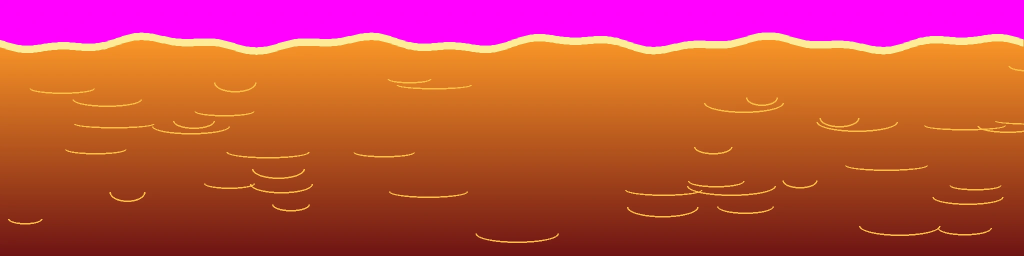
#> input picture tools/art/hfbatch/starts/start-910-lava.webp, 2048 x 512 px, given in place of w1.webp, which was not available (shown at 1/2 size)
$ python bootstart.py out.png
#> lines starting #> are read from the running program, lines starting #| are printed output that depends on the picture; after the words box and inside, x2 and y2 are one past the last pixel; in counts of white or black regions, pixels touching at a corner belong together
"""Start for 1-1's Stage Cleared clue, the soldier's bootprint (2026-11-05; stageClue.ts '1-1': "One deep bootprint in the moss, pointing
north"): pasted up from World 1's own painted art on magenta, for bootgpu.py (fungusgpu.py) to repaint by img2img.
    python3 -I tools/art/hfbatch/bootstart.py <out dir>
  bootprint.png  768x512: a low mound of moss (tiles of the W1 ground strip's moss top, src/assets/ground/w1.webp) seen from slightly
                 above, and pressed into it one heavy military boot print, toe up the picture (north): dark earth from the W1 earth
                 texture, chevron lugs on the forefoot, bars on the heel, a shadowed upper-left inner wall (light from the upper left)
                 and a lit lower-right wall, a pushed-up rim. Foreshortened (the toe end narrower) so it reads as seen from above.
  bootprint-low.png  round 2: the same laid down for the side view (build_low): the face squashed and narrowed to the far side, a band
                 of W1 earth under its front lip, so it sits on the bank instead of standing up like a disc.
"""
import sys
from pathlib import Path
import numpy as np
from PIL import Image, ImageDraw, ImageFilter, ImageChops

ROOT = Path(__file__).resolve().parents[3]
OUT = Path(sys.argv[1]); OUT.mkdir(parents=True, exist_ok=True)
MAG = (255, 0, 255)
W, H = 768, 512
G = Image.open(ROOT / 'src/assets/ground/w1.webp').convert('RGBA')
EARTH = G.crop((0, 0, 2048, 2000)).convert('RGB')        # the W1 earth texture (roots, stones)
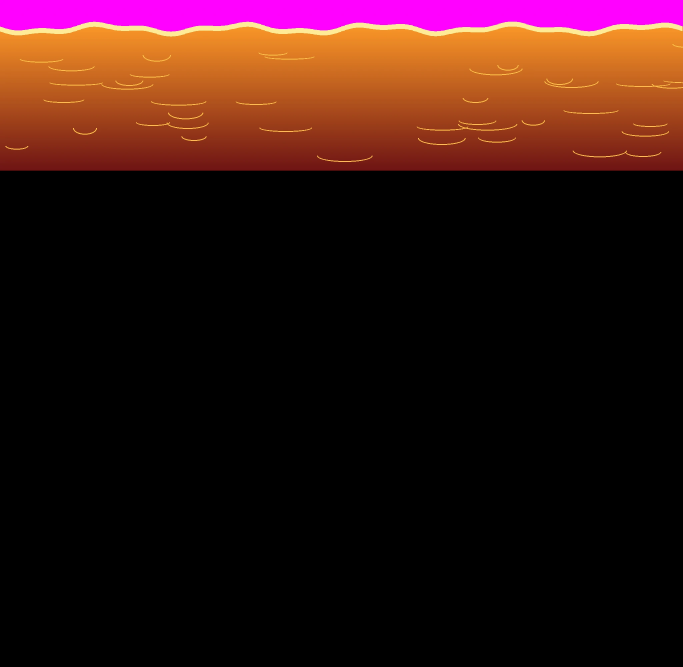
#> EARTH: PIL image 2048x2000 RGB (shown at 1/3 size); mean R, G, B 49.4, 19.4, 17.5
MOSS = G.crop((0, 2058 + 20, 2048, 2058 + 60)).convert('RGB')  # the moss top of the W1 bank strip (below its leaves and flowers)
#> MOSS: PIL image 2048x40 RGB; every value is 0


def moss_tex():
    # a moss bed seen from above: small soft-edged clumps cut from the moss band, scattered at random turns over a moss-green ground
    t = Image.new('RGB', (W, H), (92, 118, 50))
    rng = np.random.default_rng(3)
    blob = Image.new('L', (90, 40), 0)
    ImageDraw.Draw(blob).ellipse((4, 4, 86, 36), fill=255)
    blob = blob.filter(ImageFilter.GaussianBlur(5))
    for _ in range(900):
        x0 = int(rng.integers(0, MOSS.width - 90))
        c = MOSS.crop((x0, 0, x0 + 90, 40 if MOSS.height >= 40 else MOSS.height)).resize((90, 40))
        ang = float(rng.uniform(0, 360))
        cr = c.rotate(ang, expand=True)
        mr = blob.rotate(ang, expand=True)
        t.paste(cr, (int(rng.integers(-40, W)), int(rng.integers(-30, H))), mr)
    return t.filter(ImageFilter.GaussianBlur(1.0))


def sole(cx, top, length, width):
    """The boot sole outline, toe at `top`, foreshortened: the toe half is drawn a little narrower than the heel half."""
    pts = []
    n = 60
    for side in (1, -1):
        rng = range(n + 1) if side == 1 else range(n, -1, -1)
        for i in rng:
            v = i / n                      # 0 toe .. 1 heel
            if v < 0.12:                   # the round toe
                k = np.sqrt(max(0.0, 1 - ((0.12 - v) / 0.12) ** 2))
                hw = 0.80 * k
            elif v < 0.42:                 # the ball, widest
                hw = 0.80 + 0.20 * np.sin((v - 0.12) / 0.30 * np.pi / 2)
            elif v < 0.62:                 # the waist (instep)
                hw = 1.0 - 0.30 * np.sin((v - 0.42) / 0.20 * np.pi / 2)
            elif v < 0.9:                  # the heel
                hw = 0.70 + 0.08 * np.sin((v - 0.62) / 0.28 * np.pi / 2)
            else:                          # the round heel end
                k = np.sqrt(max(0.0, 1 - ((v - 0.9) / 0.1) ** 2))
                hw = 0.78 * k
            persp = 0.86 + 0.14 * v        # the far (toe) end a touch narrower
            x = cx + side * hw * width / 2 * persp
            pts.append((x, top + v * length))
    return pts


def build(L=372, Wd=196, top=70):
    base = Image.new('RGB', (W, H), MAG)
    # the moss mound: an irregular ellipse
    m = Image.new('L', (W, H), 0)
    d = ImageDraw.Draw(m)
    d.ellipse((40, 40, W - 40, H - 40), fill=255)
    rng = np.random.default_rng(11)
    for a in np.linspace(0, 2 * np.pi, 28, endpoint=False):
        r = 1 + rng.uniform(-0.05, 0.05)
        ex, ey = W / 2 + np.cos(a) * (W / 2 - 52) * r, H / 2 + np.sin(a) * (H / 2 - 52) * r
        d.ellipse((ex - 34, ey - 26, ex + 34, ey + 26), fill=255)
    m = m.filter(ImageFilter.GaussianBlur(2))
    mt = moss_tex()
    # light from the upper left over the mound, the lower rim in shade
    yy, xx = np.mgrid[0:H, 0:W]
    shade = 1.08 - 0.30 * ((yy / H) * 0.7 + (xx / W) * 0.3)
    mt = Image.fromarray(np.clip(np.asarray(mt).astype(np.float32) * shade[..., None], 0, 255).astype(np.uint8))
    base.paste(mt, (0, 0), m)
    # a dark earth edge where the moss mound meets the ground (bottom side)
    edge = Image.new('L', (W, H), 0)
    ImageDraw.Draw(edge).ellipse((60, H * 0.55, W - 60, H - 34), fill=150)
    edge = ImageChops.subtract(edge.filter(ImageFilter.GaussianBlur(14)), ImageChops.invert(m))
    edge = ImageChops.subtract(edge, Image.new('L', (W, H), 0))
    ring = ImageChops.subtract(m, m.filter(ImageFilter.MinFilter(25)))
    base.paste(EARTH.crop((300, 300, 300 + W, 300 + H)), (0, 0), ImageChops.multiply(ring, edge.point(lambda v: min(255, v * 2))))

    cx = W / 2 + 6
    pts = sole(cx, top, L, Wd)
    # the pushed-up rim: a lighter moss ridge just outside the print
    rim = Image.new('L', (W, H), 0)
    ImageDraw.Draw(rim).polygon(pts, fill=255)
    rim_out = rim.filter(ImageFilter.MaxFilter(23)).filter(ImageFilter.GaussianBlur(6))
    lit = Image.fromarray(np.clip(np.asarray(mt).astype(np.float32) * 1.22 + 8, 0, 255).astype(np.uint8))
    base.paste(lit, (0, 0), ImageChops.subtract(rim_out, rim))
    # the print: dark earth
    earth = EARTH.crop((900, 700, 900 + W, 700 + H))
    earth = Image.fromarray((np.asarray(earth).astype(np.float32) * 0.62).astype(np.uint8))
    base.paste(earth, (0, 0), rim)
    # the inner walls: shadow on the upper-left inside, light on the lower-right inside
    sh = ImageChops.subtract(rim, ImageChops.offset(rim, 16, 14)).filter(ImageFilter.GaussianBlur(5))
    base.paste((34, 24, 20), (0, 0), sh)
    hl = ImageChops.subtract(rim, ImageChops.offset(rim, -12, -10)).filter(ImageFilter.GaussianBlur(3))
    base.paste((150, 112, 78), (0, 0), hl.point(lambda v: v * 0.8))
    # the tread: chevron lugs on the ball, bars on the heel, a plain instep
    tr = ImageDraw.Draw(base)
    lug_dark, lug_lit = (46, 32, 26), (124, 90, 64)
    for k in range(5):                       # forefoot chevrons, pointing to the toe
        y = top + 38 + k * 34
        hw = Wd * 0.36 * (0.86 + 0.14 * ((y - top) / L))
        for col, o in ((lug_lit, 5), (lug_dark, 0)):
            tr.line([(cx - hw, y + 18 + o), (cx, y + o), (cx + hw, y + 18 + o)], fill=col, width=14, joint='curve')
    for k in range(3):                       # the heel bars
        y = top + L * 0.70 + k * 30
        hw = Wd * 0.30
        tr.line([(cx - hw, y + 5), (cx + hw, y + 5)], fill=lug_lit, width=14)
        tr.line([(cx - hw, y), (cx + hw, y)], fill=lug_dark, width=14)
    # the outer stitch groove of the sole
    inset = rim.filter(ImageFilter.MinFilter(19))
    groove = ImageChops.subtract(inset, inset.filter(ImageFilter.MinFilter(5)))
    base.paste((52, 36, 28), (0, 0), groove)
    # a few torn moss crumbs flung onto the rim
    for _ in range(16):
        a = rng.uniform(0, 2 * np.pi)
        px, py = cx + np.cos(a) * Wd * 0.62, top + L / 2 + np.sin(a) * L * 0.56
        r = rng.uniform(4, 8)
        tr.ellipse((px - r, py - r * 0.7, px + r, py + r * 0.7), fill=(78, 104, 44))
    return base.filter(ImageFilter.GaussianBlur(0.7)), m


def build_low():
    """Round 2: the same moss bed and print laid down in the game's side view: the top face squashed to 0.62 of its height (the print drawn longer and narrower first, so it stays a boot) and narrowed
    at the far (toe) side, so the print lies flat and its toe runs away north; under its front edge a band of the W1 earth (the bed's
    side, with the texture's roots), so it reads as a slab of moss sitting on the bank."""
    top, m = build(L=410, Wd=150, top=52)
    hh = round(H * 0.62)
    # QUAD maps the output box to the source corners (upper left, lower left, lower right, upper right): the far edge drawn narrower
    quad = (-W * 0.10, 0, 0, H, W, H, W * 1.10, 0)
    face = top.transform((W, hh), Image.QUAD, quad, Image.BICUBIC)
    fm = m.transform((W, hh), Image.QUAD, quad, Image.BICUBIC)
    y0 = 60
    base = Image.new('RGB', (W, H), MAG)
    side = Image.new('L', (W, H), 0)
    for dy in range(0, 50, 2):
        side.paste(255, (0, y0 + dy), fm)
    earth = EARTH.crop((200, 1100, 200 + W, 1100 + H))
    yy = np.mgrid[0:H, 0:W][0]
    dark = np.clip(0.95 - (yy - (y0 + hh * 0.6)) / 260.0, 0.45, 0.95)
    earth = Image.fromarray(np.clip(np.asarray(earth).astype(np.float32) * dark[..., None], 0, 255).astype(np.uint8))
    base.paste(earth, (0, 0), side)
    # the outline under the side, as the kit's pieces have
    ol = ImageChops.subtract(side.filter(ImageFilter.MaxFilter(7)), side)
    base.paste((40, 26, 24), (0, 0), ol)
    # the face's own shadow line on the earth just under its front lip
    lip = Image.new('L', (W, H), 0); lip.paste(fm, (0, y0 + 10))
    base.paste((48, 32, 26), (0, 0), ImageChops.subtract(lip, ImageChops.offset(lip, 0, -10)).filter(ImageFilter.GaussianBlur(3)))
    full = Image.new('L', (W, H), 0); full.paste(fm, (0, y0))
    base.paste(face, (0, y0), fm)
    fo = ImageChops.subtract(full.filter(ImageFilter.MaxFilter(5)), full)
    base.paste((40, 26, 24), (0, 0), ImageChops.multiply(fo, ImageChops.invert(side)))
    return base.filter(ImageFilter.GaussianBlur(0.6))


build()[0].save(OUT / 'bootprint.png')
#> in build, `base = Image.new('RGB', (W, H), MAG)`:
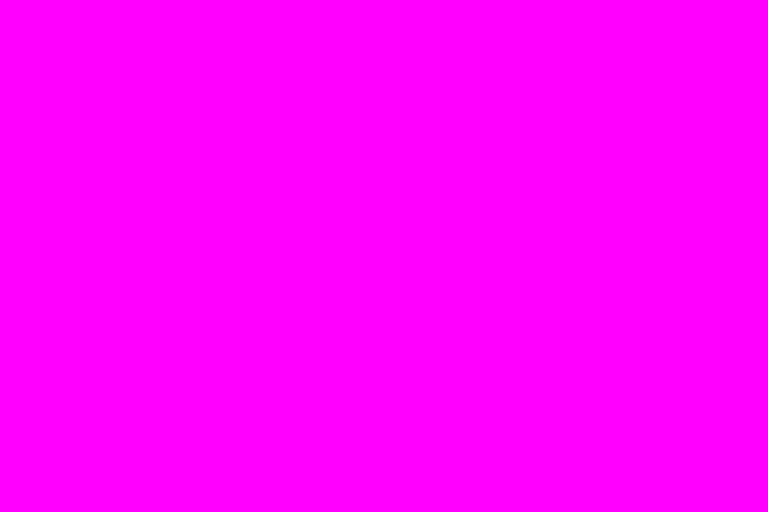
#> base: PIL image 768x512 RGB; mean R, G, B 255, 0, 255
#> in build, `m = Image.new('L', (W, H), 0)`: m: PIL image 768x512 L; every value is 0
#> in build, `m = m.filter(ImageFilter.GaussianBlur(2))`:
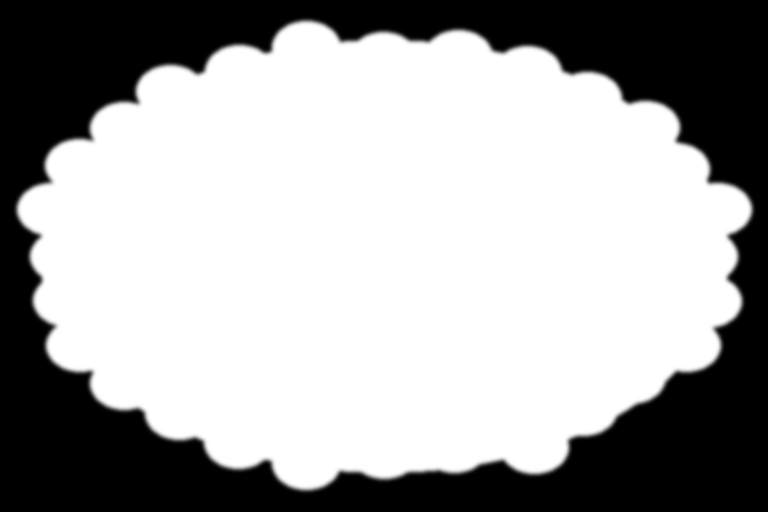
#> m: PIL image 768x512 L; min 0, max 255, mean 165
#> in moss_tex, `t = Image.new('RGB', (W, H), (92, 118, 50))`:
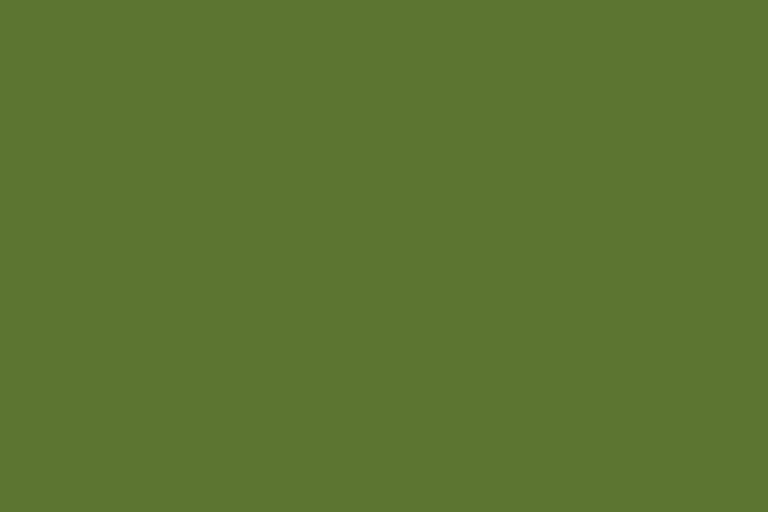
#> t: PIL image 768x512 RGB; mean R, G, B 92, 118, 50
#> in moss_tex, `blob = Image.new('L', (90, 40), 0)`: blob: PIL image 90x40 L; every value is 0
#> in moss_tex, `ImageDraw.Draw(blob).ellipse((4, 4, 86, 36), fill=255)`:
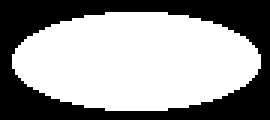
#> blob: PIL image 90x40 L (shown 3 times larger); 59.8% white; 1 black region, box (x1, y1, x2, y2) and area: (0, 0, 90, 40) 1449
#> after the loop in moss_tex, `for _ in range(900):`: cr: PIL image 96x52 RGB; every value is 0
#> after the loop in moss_tex, `for _ in range(900):`:
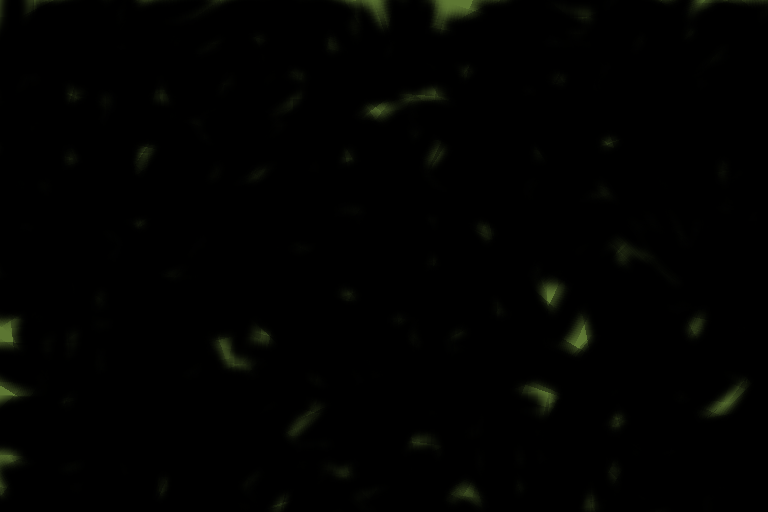
#> t: PIL image 768x512 RGB; mean R, G, B 1.4, 1.8, 0.8
#> in build, `ImageDraw.Draw(edge).ellipse((60, H * 0.55, W - 60, H - 34), fill=150)`: edge: PIL image 768x512 L; values 0 (black) and 150 (white), 25.7% white; 1 white region, box (x1, y1, x2, y2) and area: (60, 281, 709, 479) 100942
#> in build, `ImageDraw.Draw(rim).polygon(pts, fill=255)`: rim: PIL image 768x512 L; 13.6% white; 1 white region, box (x1, y1, x2, y2) and area: (300, 70, 480, 443) 53382
#> in build, `earth = EARTH.crop((900, 700, 900 + W, 700 + H))`: earth: PIL image 768x512 RGB; every value is 0
#> in build, `inset = rim.filter(ImageFilter.MinFilter(19))`: inset: PIL image 768x512 L; 11% white; 1 white region, box (x1, y1, x2, y2) and area: (310, 81, 470, 432) 43412
#> in build, `groove = ImageChops.subtract(inset, inset.filter(ImageFilter.MinFilter..`: groove: PIL image 768x512 L; 0.54% white in thin lines or dots, all inside (x1, y1, x2, y2) = (310, 81, 470, 432)
build_low().save(OUT / 'bootprint-low.png')
#> call 2 of build, with L = 410, Wd = 150, top = 52
#> in build (call 2), `ImageDraw.Draw(rim).polygon(pts, fill=255)`: rim: PIL image 768x512 L; 11.5% white; 1 white region, box (x1, y1, x2, y2) and area: (321, 52, 459, 463) 45177
#> in build (call 2), `base.paste((150, 112, 78), (0, 0), hl.point(lambda v: v * 0.8))`:
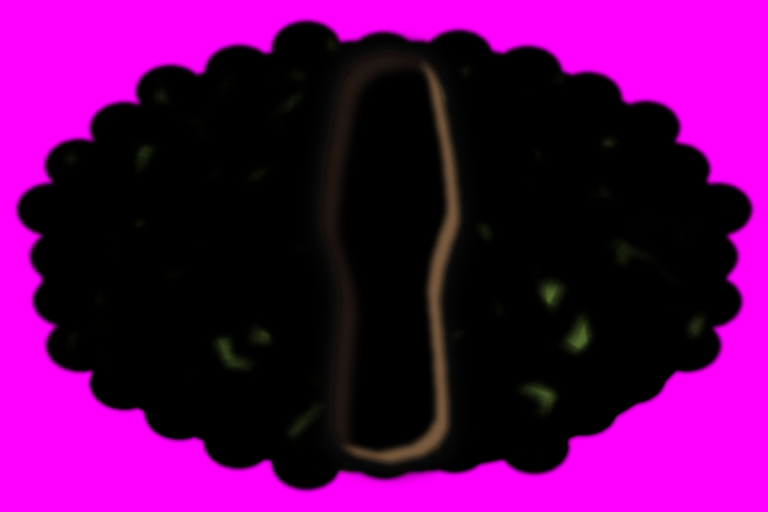
#> base: PIL image 768x512 RGB; mean R, G, B 92.8, 2.5, 91.5
print('ok', OUT)
